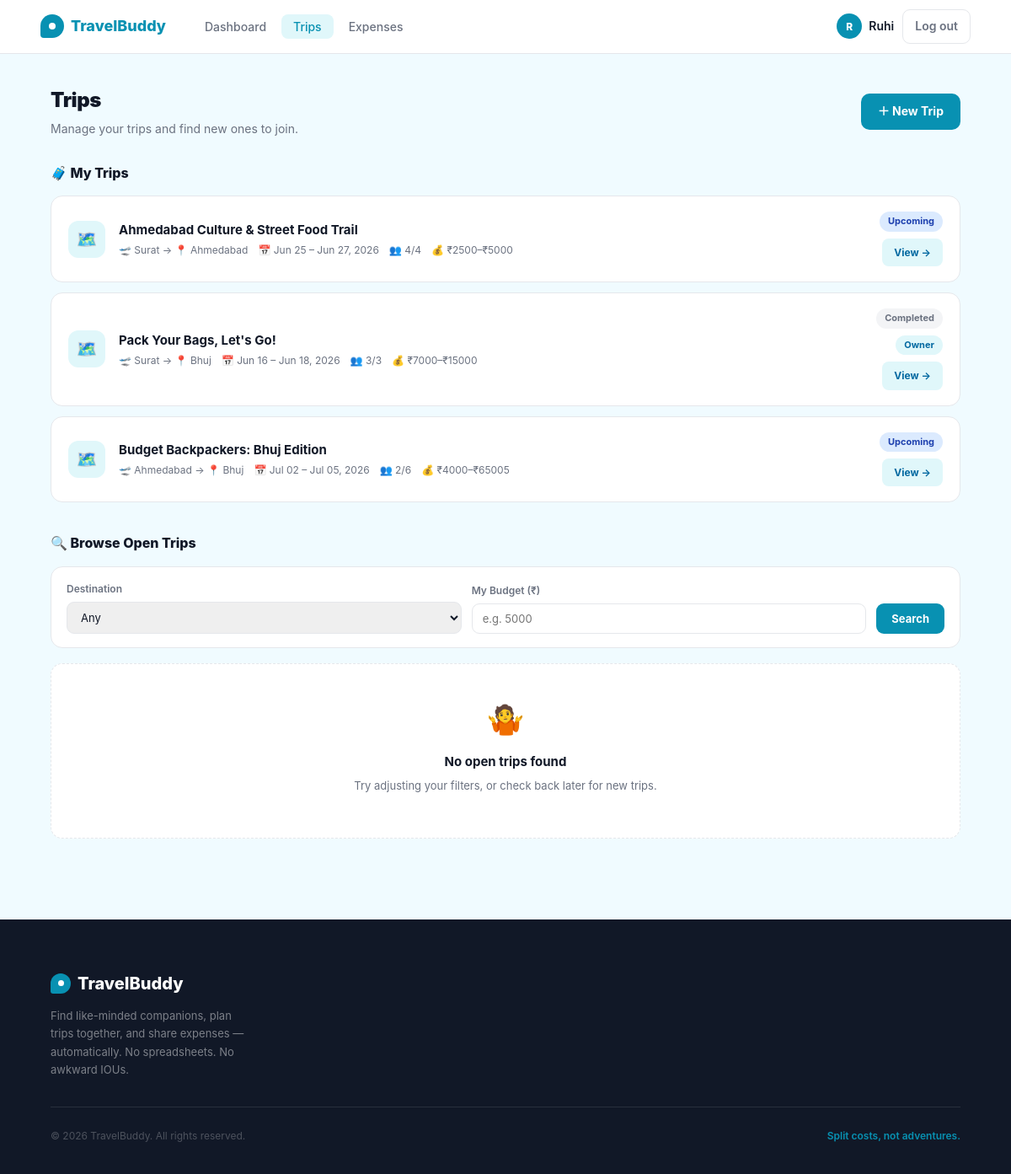
Page /trips (signed in) on the committed database.
### app/models.py (models this page shows, shortened)
class User(db.Model, UserMixin):
    __tablename__ = 'users'
    id             = db.Column(db.Integer, primary_key=True)
    name           = db.Column(db.String(100), nullable=False)
    email          = db.Column(db.String(150), unique=True, nullable=False)
    password_hash  = db.Column(db.String(255), nullable=False)
    travel_style   = db.Column(db.String(50), default='flexible')
    bio            = db.Column(db.Text, default='')
    interests      = db.Column(db.String(255), default='')
    phone          = db.Column(db.String(20), default='')
    created_at     = db.Column(db.DateTime, default=lambda: datetime.now(timezone.utc))
    owned_trips    = db.relationship('Trip', back_populates='owner', lazy='dynamic')
    memberships    = db.relationship('TripMember', back_populates='user', lazy='dynamic')
    expenses_paid  = db.relationship('Expense', back_populates='paid_by', lazy='dynamic')
    def _all_trip_ids(self):
        owned = [t.id for t in Trip.query.filter_by(owner_id=self.id).all()]
        joined = [m.trip_id for m in
                  TripMember.query.filter_by(user_id=self.id, status='accepted').all()]
        return list(set(owned + joined))

class Trip(db.Model):
    __tablename__ = 'trips'
    __table_args__ = (
        db.Index('ix_trips_owner_status', 'owner_id', 'status'),
        db.Index('ix_trips_public_start', 'is_public', 'start_date'),
    )
    id          = db.Column(db.Integer, primary_key=True)
    owner_id    = db.Column(db.Integer, db.ForeignKey('users.id'), nullable=False)
    title       = db.Column(db.String(150), nullable=False)
    destination = db.Column(db.String(150), nullable=False)
    departure_city = db.Column(db.String(100), default='')
    start_date  = db.Column(db.Date, nullable=False)
    end_date    = db.Column(db.Date, nullable=False)
    description = db.Column(db.Text, default='')
    budget_min  = db.Column(db.Float, default=0)
    budget_max  = db.Column(db.Float, default=0)
    max_members = db.Column(db.Integer, default=4)
    status      = db.Column(db.String(20), default='upcoming')  # upcoming, active, completed
    is_public   = db.Column(db.Boolean, default=True)
    created_at  = db.Column(db.DateTime, default=lambda: datetime.now(timezone.utc))
    owner    = db.relationship('User', back_populates='owned_trips')
    members  = db.relationship('TripMember', back_populates='trip', lazy='dynamic',
                               cascade='all, delete-orphan')
    expenses = db.relationship('Expense', back_populates='trip', lazy='dynamic',
                               cascade='all, delete-orphan')
    @property
    def computed_status(self):
        today = _date.today()
        if today < self.start_date:
            return 'upcoming'
        elif today <= self.end_date:
            return 'ongoing'
        else:
            return 'completed'
    def member_count(self):
        return self.members.filter_by(status='accepted').count() + 1  # +1 for owner

### app/trips/routes.py (the view)
@trips.route('/trips')
def index():
    my_trips = []
    pending_ids = set()
    accepted_ids = set()
    if current_user.is_authenticated:
        my_trip_ids = current_user._all_trip_ids()
        my_trips = Trip.query.filter(Trip.id.in_(my_trip_ids)).all() if my_trip_ids else []
        pending_ids = {m.trip_id for m in
                       TripMember.query.filter_by(user_id=current_user.id, status='pending').all()}
        accepted_ids = {m.trip_id for m in
                        TripMember.query.filter_by(user_id=current_user.id, status='accepted').all()}
        my_trip_ids_set = set(my_trip_ids)
    else:
        my_trip_ids_set = set()
    query = Trip.query.filter(Trip.is_public == True)  # noqa: E712
    if my_trip_ids_set:
        query = query.filter(~Trip.id.in_(my_trip_ids_set))
    destination = request.args.get('destination', '').strip()
    budget = request.args.get('budget', '').strip()
    page = request.args.get('page', 1, type=int)
    if destination:
        query = query.filter(Trip.destination == destination)
    if budget:
        try:
            b = float(budget)
            query = query.filter(Trip.budget_min <= b)
        except ValueError:
            pass
    pagination = query.order_by(Trip.start_date.asc()).paginate(
        page=page, per_page=BROWSE_PER_PAGE, error_out=False
    )
    browse_trips = pagination.items
    return render_template('trips/index.html',
        my_trips=my_trips,
        browse_trips=browse_trips,
        pagination=pagination,
        pending_ids=pending_ids,
        accepted_ids=accepted_ids,
        destination=destination,
        budget=budget,
        city_choices=GUJARAT_CITIES + NEARBY_CITIES,
        today=date.today()
    )

### app/models.py (called while the page is built)
@login_manager.user_loader
def load_user(user_id):
    return db.session.get(User, int(user_id))

### app/templates/trips/index.html (shortened to what this page needs)
{% extends "base.html" %}
{% block content %}
<div class="trips-page">
  <div class="trips-inner">
    <div class="page-header">
      <div>
        <h1 class="page-title">Trips</h1>
        <p class="page-subtitle">
          {% if current_user.is_authenticated %}
            Manage your trips and find new ones to join.
          {% else %}
            Browse open trips — <a href="{{ url_for('auth.login') }}" style="color:var(--green);font-weight:700;">log in</a> to join or create trips.
          {% endif %}
        </p>
      </div>
      {% if current_user.is_authenticated %}
        <a href="{{ url_for('trips.create') }}" class="btn-primary">＋ New Trip</a>
      {% endif %}
    </div>
    {% if current_user.is_authenticated %}
    <div class="section">
      <div class="section-title">🧳 My Trips</div>
      {% if my_trips %}
        <div class="trip-cards">
          {% for trip in my_trips %}
          <div class="trip-card">
            <div class="trip-icon">🗺️</div>
            <div class="trip-info">
              <div class="trip-name"><a href="{{ url_for('trips.detail', trip_id=trip.id) }}">{{ trip.title }}</a></div>
              <div class="trip-meta">
                <span>🛫 {{ trip.departure_city }} → 📍 {{ trip.destination }}</span>
                <span>📅 {{ trip.start_date.strftime('%b %d') }} – {{ trip.end_date.strftime('%b %d, %Y') }}</span>
                <span>👥 {{ trip.member_count() }}/{{ trip.max_members }}</span>
                <span>💰 ₹{{ "%.0f"|format(trip.budget_min) }}–₹{{ "%.0f"|format(trip.budget_max) }}</span>
              </div>
            </div>
            <div class="trip-right">
              {% if trip.computed_status == 'ongoing' %}
                <span class="badge badge-active">Ongoing</span>
              {% elif trip.computed_status == 'completed' %}
                <span class="badge badge-completed">Completed</span>
              {% else %}
                <span class="badge badge-upcoming">Upcoming</span>
              {% endif %}
              {% if trip.owner_id == current_user.id %}
                <span class="badge badge-owner">Owner</span>
              {% endif %}
              <a href="{{ url_for('trips.detail', trip_id=trip.id) }}" class="btn-small btn-view">View →</a>
            </div>
          </div>
          {% endfor %}
        </div>
      {% endif %}
    </div>
    {% endif %}
    <div class="section">
      <div class="section-title">🔍 Browse Open Trips</div>
      <form method="GET" action="{{ url_for('trips.index') }}" class="filter-bar">
        <div class="filter-field">
          <label>Destination</label>
          <select name="destination">
            <option value="">Any</option>
          </select>
        </div>
        <div class="filter-field">
          <label>My Budget (₹)</label>
          <input type="number" name="budget" placeholder="e.g. 5000" value="{{ budget }}">
        </div>
        <button type="submit" class="btn-filter">Search</button>
      </form>
      {% if browse_trips %}
        <div class="trip-cards">
          {% for trip in browse_trips %}
          <div class="trip-card">
            <div class="trip-icon">🧳</div>
            <div class="trip-info">
              <div class="trip-name">
                {% if current_user.is_authenticated %}
                  <a href="{{ url_for('trips.detail', trip_id=trip.id) }}">{{ trip.title }}</a>
                {% else %}
                  <a href="{{ url_for('auth.login') }}">{{ trip.title }}</a>
                {% endif %}
              </div>
              <div class="trip-meta">
                <span>🛫 {{ trip.departure_city }} → 📍 {{ trip.destination }}</span>
                <span>📅 {{ trip.start_date.strftime('%b %d') }} – {{ trip.end_date.strftime('%b %d, %Y') }}</span>
                <span>👥 {{ trip.member_count() }}/{{ trip.max_members }}</span>
                <span>💰 ₹{{ "%.0f"|format(trip.budget_min) }}–₹{{ "%.0f"|format(trip.budget_max) }}</span>
                {% if current_user.is_authenticated %}
                  <span>🙋 by {{ trip.owner.name.split()[0] }}</span>
                {% endif %}
              </div>
            </div>
            <div class="trip-right">
              {% if trip.joining_closed %}
                <span class="badge badge-join-closed">Join Closed</span>
              {% else %}
                <span class="badge badge-open">Open</span>
              {% endif %}
              {% if current_user.is_authenticated %}
                {% if trip.id in accepted_ids %}
                  <span class="badge badge-owner">Joined</span>
                {% elif trip.id in pending_ids %}
                  <button class="btn-small btn-pending" disabled>Request Sent</button>
                {% elif not trip.joining_closed and not trip.is_full() %}
                  <form method="POST" action="{{ url_for('trips.send_request', trip_id=trip.id) }}">
                    <input type="hidden" name="csrf_token" value="{{ csrf_token() }}">
                    <button type="submit" class="btn-small btn-request">Send Buddy Request</button>
                  </form>
                {% endif %}
                <a href="{{ url_for('trips.detail', trip_id=trip.id) }}" class="btn-small btn-view">View →</a>
              {% else %}
                <a href="{{ url_for('auth.login') }}" class="btn-guest-login">🔒 Login to Join</a>
              {% endif %}
            </div>
          </div>
          {% endfor %}
        </div>
      {% else %}
        <div class="empty-state">
          <div class="empty-icon">🤷</div>
          <h4>No open trips found</h4>
          <p>Try adjusting your filters, or check back later for new trips.</p>
        </div>
      {% endif %}
    </div>
  </div>
</div>
{% endblock %}

### app/templates/base.html (shortened to what this page needs)
<!DOCTYPE html>
<html lang="en">
<head>
</head>
<body>
<nav>
  <a href="{{ url_for('main.home') }}" class="logo">
    <div class="logo-icon"></div>
    TravelBuddy
  </a>
  {% if current_user.is_authenticated %}
    <ul class="nav-links">
      <li><a href="{{ url_for('dashboard.index') }}" {% if request.endpoint == 'dashboard.index' %}class="active"{% endif %}>Dashboard</a></li>
      <li><a href="{{ url_for('trips.index') }}" {% if request.endpoint and request.endpoint.startswith('trips.') %}class="active"{% endif %}>Trips</a></li>
      <li><a href="{{ url_for('expenses.my_expenses') }}" {% if request.endpoint == 'expenses.my_expenses' %}class="active"{% endif %}>Expenses</a></li>
    </ul>
    <div class="nav-right">
      <div class="nav-user">
        <div class="nav-avatar">{{ current_user.name[0].upper() }}</div>
        <a href="{{ url_for('profile.view') }}" style="color:inherit;">{{ current_user.name.split()[0] }}</a>
      </div>
      <a href="{{ url_for('auth.logout') }}" class="btn-logout">Log out</a>
    </div>
  {% endif %}
</nav>
{% block content %}{% endblock %}
<footer>
  <div class="footer-inner">
    <div class="footer-top">
      <div class="footer-brand">
        <div class="footer-logo">
          <div class="footer-logo-icon"></div>
          TravelBuddy
        </div>
        <p>Find like-minded companions, plan trips together, and share expenses — automatically. No spreadsheets. No awkward IOUs.</p>
      </div>
    </div>
    <div class="footer-bottom">
      <p class="footer-copy">© 2026 TravelBuddy. All rights reserved.</p>
      <p class="footer-tagline-bottom">Split costs, not adventures.</p>
    </div>
  </div>
</footer>
</body>
</html>

### rows in the picture
User: name "R", name "Ruhi"
Trip: title "Ahmedabad Culture & Street Food Trail", departure_city "Surat", destination "Ahmedabad", start_date "Jun 25", end_date "Jun 27, 2026", member_count "4", max_members "4", budget_min "2500", budget_max "5000", shows "Upcoming"
Trip: title "Pack Your Bags, Let's Go!", departure_city "Surat", destination "Bhuj", start_date "Jun 16", end_date "Jun 18, 2026", member_count "3", max_members "3", budget_min "7000", budget_max "15000", shows "Completed", shows "Owner"
Trip: title "Budget Backpackers: Bhuj Edition", departure_city "Ahmedabad", destination "Bhuj", start_date "Jul 02", end_date "Jul 05, 2026", member_count "2", max_members "6", budget_min "4000", budget_max "65005", shows "Upcoming"
